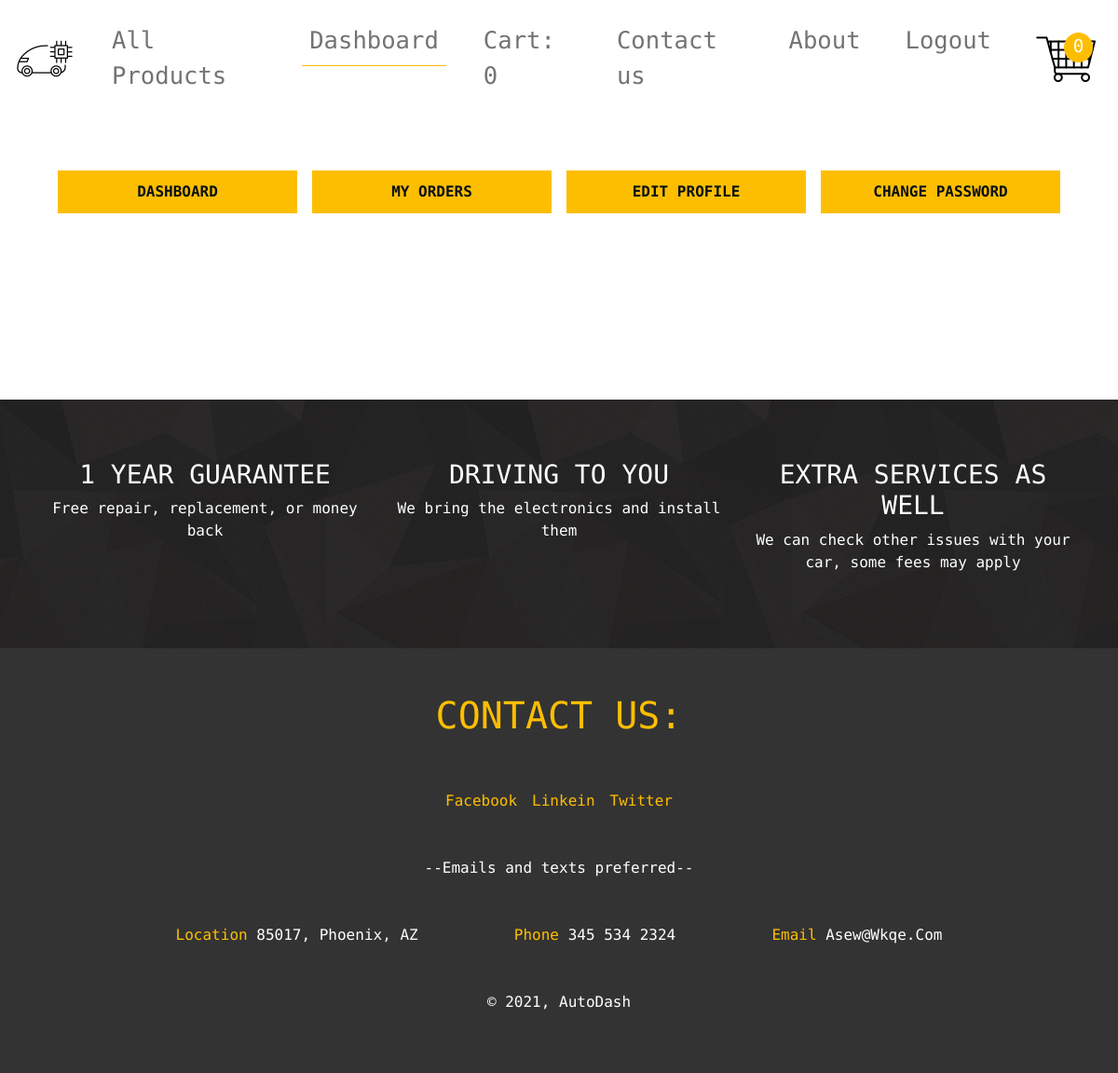
Page /accounts/my_orders/ (signed in) on the earlier database version.
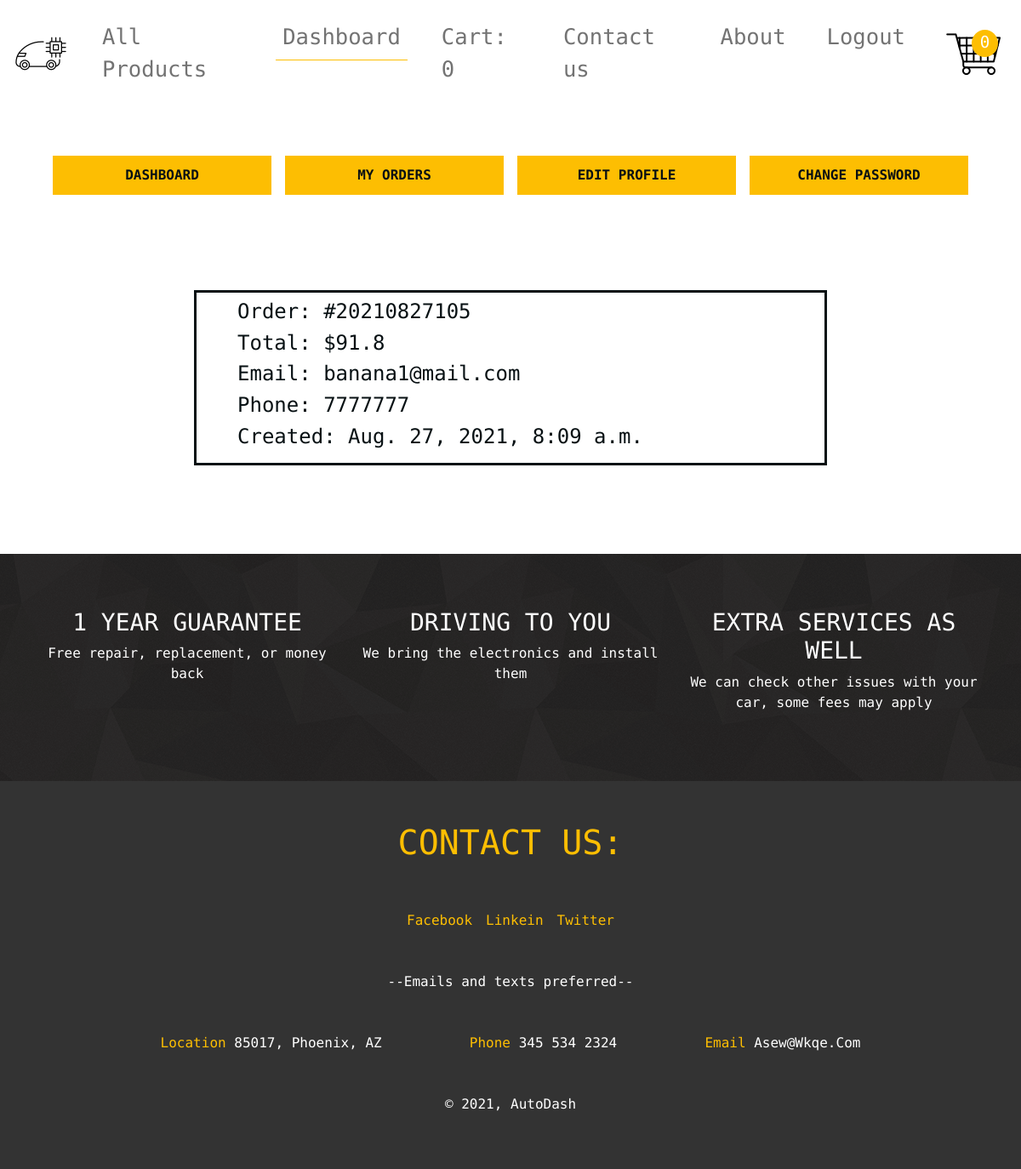
Same page on the later database version.
### orders/models.py (models this page shows, shortened)
class Order(models.Model):
    STATUS = (
        ('New', 'New'),
        ('Accepted', 'Accepted'),
        ('Completed', 'Completed'),
        ('Cancelled', 'Cancelled'),
    )
    user = models.ForeignKey(Account, on_delete=models.SET_NULL, null=True)
    payment = models.ForeignKey(Payment, on_delete=models.SET_NULL, blank=True, null=True)
    order_number = models.CharField(max_length=20)
    name = models.CharField(max_length=100)
    phone = models.CharField(max_length=15)
    email = models.EmailField(max_length=100)
    address = models.CharField(max_length=100)
    zipcode = models.CharField(max_length=15)
    state = models.CharField(max_length=50)
    city = models.CharField(max_length=50)
    order_note = models.CharField(max_length=100, blank=True)
    order_total = models.FloatField()
    tax = models.FloatField()
    status = models.CharField(max_length=10, choices=STATUS, default='New')
    ip = models.CharField(blank=True, max_length=20)
    is_ordered = models.BooleanField(default=False)
    created_at = models.DateTimeField(auto_now_add=True)
    updated_at = models.DateTimeField(auto_now=True)

### accounts/models.py (models this page shows, shortened)
class Account(AbstractBaseUser):
    username = models.CharField(max_length=50, unique=True)
    email = models.EmailField(max_length=100, unique=True)
    phone_number = models.CharField(max_length=50)
    date_joined = models.DateTimeField(auto_now_add=True)
    last_login = models.DateTimeField(auto_now_add=True)
    is_admin = models.BooleanField(default=False)
    is_staff = models.BooleanField(default=False)
    is_active = models.BooleanField(default=False)
    is_superadmin = models.BooleanField(default=False)
    USERNAME_FIELD = 'email'
    REQUIRED_FIELDS = ['username']
    objects = MyAccountManager()

### accounts/views.py (the view)
# urls.py: path('my_orders/', views.my_orders, name='my_orders'),
@login_required(login_url='login')
def my_orders(request):
    orders = Order.objects.filter(user=request.user, is_ordered=True).order_by('-created_at')
    context = {
        'orders':orders,
    }
    return render(request, 'accounts/my_orders.html', context=context)

### cart/context_processors.py (called while the page is built)
def counter(request):
    cart_count = 0
    if 'admin' in request.path:
        return {}
    else:
        try:
            cart = Cart.objects.filter(cart_id=_cart_id(request))
            if request.user.is_authenticated:
                cart_items = CartItem.objects.all().filter(user=request.user)
            else:
                cart_items = CartItem.objects.all().filter(cart=cart[:1])
            for cart_item in cart_items:
                cart_count += cart_item.quantity
        except Cart.DoesNotExist:
            cart_count = 0
    return dict(cart_count=cart_count)

### cart/views.py (called while the page is built)
def _cart_id(request):
    cart = request.session.session_key
    if not cart:
        cart = request.session.create()
    return cart

### category/context_processors.py (called while the page is built)
def menu_links(request):
    links = Category.objects.all()
    return dict(links=links)

### templates/accounts/my_orders.html (shortened to what this page needs)
{% extends 'base/base.html' %}
{% load static %}
{% block content %}
    {% include 'accounts/dashboard_sidebar.html' %}
<section class=" py-5 mb-5">
    <div class="container">
        <div class="row ">
            {% for order in orders %}
            <a class="" href="{% url 'order_detail' order.order_number%}">
                <div class="mx-auto col-lg-8 m-2 p-2 px-lg-5 dashboard-data-click">
                    <h4>Order: #{{ order.order_number }}</h4>
                    <h4>Total: ${{ order.order_total }}</h4>
                    <h4>Email: {{user.email}}</h4>
                    <h4>Phone: {{ order.phone }}</h4>
                    <h4>Created: {{ order.created_at }}</h4>
                </div>
            </a>
            {% endfor %}
        </div>
    </div>
</section>
{% endblock %}

### templates/base/base.html (shortened to what this page needs)
{% load static %}
<!DOCTYPE html>
<html lang="en">
  <head>
    <link rel="stylesheet" href="{% static 'css/bootstrap.min.css' %}" />
    <link rel="stylesheet" href="{% static 'css/main.css'%}" />
    <link rel="stylesheet" href="{% static 'css/all.css'%}" />
  </head>
<body>
{% include 'base/navbar.html' %}
{% block content%}
{% endblock %}
{% include 'base/footer.html' %}
</body>
</html>

### templates/base/navbar.html (shortened to what this page needs)
{% load static %}
<header>
    <nav class="navbar navbar-expand-lg navbar-expand-sm navbar-light">
        <a href="{% url 'home' %}" class="navbar-brand mx-3">
            <img class="" src="{% static 'images/car_icon.png'%}" alt="company logo">
        </a>
        <div class="collapse navbar-collapse" id="myNavbar">
            <ul class="navbar-nav mx-auto ">
                <li class="nav-link mx-2">
                    <a class="nav-link {% if '/store/' in request.path %}nav-active{% endif %}" href="{% url 'store'%}">All Products</a>
                </li>
                <li class="nav-link  mx-2">
                    <a class="nav-link {% if '/accounts/' in request.path %} nav-active {% endif %}" href="{% url 'dashboard'%}">Dashboard</a>
                </li>
                <li class="nav-link  mx-2">
                    <a class="nav-link {% if '/cart/' in request.path %} nav-active {% endif %}" href="{% url 'cart'%}">Cart: {{cart_count}}</a>
                </li>
                <li class="nav-link  mx-2">
                    <a class="nav-link {% if '/contact/' in request.path %} nav-active {% endif %}" href="{% url 'contact'%}">Contact us</a>
                </li>
                <li class="nav-link  mx-2">
                    <a class="nav-link {% if '/about/' in request.path %} nav-active {% endif %}" href="{% url 'about'%}">About</a>
                </li>
                {% if user.id is None %}
                <li class="nav-link  mx-2">
                    <a class="nav-link {% if '/login/' in request.path %} nav-active {% endif %}" href="{% url 'login'%}">Login</a>
                </li>
                <li class="nav-link  mx-2">
                    <a class="nav-link {% if '/register/' in request.path %} nav-active {% endif %}" href="{% url 'register'%}">Register</a>
                </li>
                {% else %}
                <li class="nav-link  mx-2">
                    <a class="nav-link {% if '/logout/' in request.path %} nav-active {% endif %}" href="{% url 'logout'%}">Logout</a>
                </li>
                {% endif %}
            </ul>
        </div>
        <div class="navbar-icons d-none d-lg-flex  mx-3">
            <a class="navbar-icon mx-2 navbar-cart-icon " href="{% url 'cart'%}">
                <img src="{% static 'images/cart_plus.png'%}" alt="cart">
                <div class="cart-items">
                    {{cart_count}}
                </div>
            </a>
        </div>
    </nav>
</header>

### templates/accounts/dashboard_sidebar.html
<section class="dashboard mt-5 mb-5">
		<div class="container">
			<div class="container">
				<div class="row">
					<div class="col ">
						<div class="btn-group d-flex flex-wrap category-btn-group" role="group">
								<a href="{% url 'dashboard' %}" class="btn btn-yellow text-uppercase m-2 p-2">Dashboard</a>
                                <a href="{% url 'my_orders' %}" class="btn btn-yellow text-uppercase m-2 p-2">My orders</a>
                                <a href="{% url 'edit_profile' %}" class="btn btn-yellow text-uppercase m-2 p-2">Edit Profile</a>
                                <a href="{% url 'change_password' %}" class="btn btn-yellow text-uppercase m-2 p-2">Change Password</a>
						</div>
					</div>
				</div>
			</div>
        </div>
</section>

### templates/base/footer.html
   <section class="skills py-5">
        <div class="container text-center">
            <div class="row">
                <div class="col-12 mx-auto col-md-6 col-lg-4 my-3">
                    <div class="skill-text ">
                        <h3 class="text-uppercase text-white">1 year guarantee</h3>
                        <p class="text-white">
                            Free repair, replacement, or money back
                        </p>
                    </div>
                </div>
                 <div class="col-12 mx-auto col-md-6 col-lg-4  my-3">
                    <div class="skill-text">
                        <h3 class="text-uppercase text-white">Driving to you</h3>
                        <p class=" text-white">We bring the electronics and install them</p>
                    </div>
                </div>
                 <div class="col-12 mx-auto col-md-6 col-lg-4 my-3">
                    <div class="skill-text">
                        <h3 class="text-uppercase text-white">Extra services as well</h3>
                        <p class=" text-white">
                            We can check other issues with your car, some fees may apply
                        </p>
                    </div>
                </div>
            </div>
        </div>
    </section>
   <footer class="py-5 footer">
       <div class="container">
           <div class="row">
               <div class="col-10 mx-auto text-center">
                    <h1 class="text-uppercase font-weight-bold text-yellow text-center d-inline-block">
                        Contact us:
                    </h1>
                   <div class="footer-icons my-5 d-flex justify-content-center">
                       <a href="#" class="footer-icon mx-2">
                           Facebook
                       </a>
                       <a href="#" class="footer-icon mx-2">
                           Linkein
                       </a>
                       <a href="#" class="footer-icon mx-2">
                           Twitter
                       </a>
                   </div>
                   <p class="w-75 mx-auto text-left text-white">
                        --Emails and texts preferred--
                   </p>
                   <div class="footer-contact mt-5 d-flex justify-content-around flex-wrap">
                       <div class="text-capitalize text-white">
                           <span class="footer-icon mr-2">
                               Location
                           </span>
                           85017, Phoenix, AZ
                       </div>
                       <div class="text-capitalize text-white">
                           <span class="footer-icon mr-2">
                               Phone
                           </span>
                           345 534 2324
                       </div>
                       <div class="text-capitalize text-white">
                           <span class="footer-icon mr-2">
                               Email
                           </span>
                           asew@wkqe.com
                       </div>
                   </div>
                    <p class="w-75 mx-auto text-left text-white mt-5">
                        © 2021, AutoDash
                   </p>
               </div>
           </div>
       </div>
   </footer>

### static/css/main.css (style rules this page uses)
:root { --mainYellow: #fdbe02; --mainWhite: #fff; --mainBlack: #071013; --mainGrey: #9b9999; --TransGrey: rgba(0, 0, 0, 0.1); }
body { color: var(--mainBlack); background: var(--mainWhite); font-family: 'Roboto Mono', monospace; }
.text-yellow { color: var(--mainYellow); }
.btn-yellow { background: var(--mainYellow); text-transform: capitalize: font-size: 1.2rem; color: var(--mainBlack); border-radius: 0 !important; border: 0.2rem solid var(--mainYellow); font-weight: 900; width: 15rem; }
a { text-decoration: none; }
.nav-link { font-size: 1.6rem; border-bottom: 0.1rem solid var(--mainWhite); }
.nav-active { border-bottom: 0.1rem solid var(--mainYellow); }
.navbar-icon { font-size: 1.6rem; }
.navbar-cart-icon { color: var(--mainBlack); position: relative; }
.cart-items { color: var(--mainWhite); position: absolute; top: 5%; right: 5%; padding: 0.1rem 0.6rem; background: var(--mainYellow); font-size:1.2rem; border-radius:50%; }
.skills { background: var(--mainBlack); background-position: center; background-attachment: fixed; background-color: #000000; background-image: url("/static/images/cubes.png"); }
.footer { background: rgba(0,0,0,0.8); }
.footer-icon { color: var(--mainYellow); }
.dashboard-data-click { border: 0.2rem solid var(--mainBlack); color: var(--mainBlack); }

Differences in the rows shown:
added Order: order_number "20210827105", order_total "91.8", phone "7777777", created_at "Aug. 27, 2021, 8:09 a.m."
now on this page (row edited): Account: email "banana1@mail.com"
